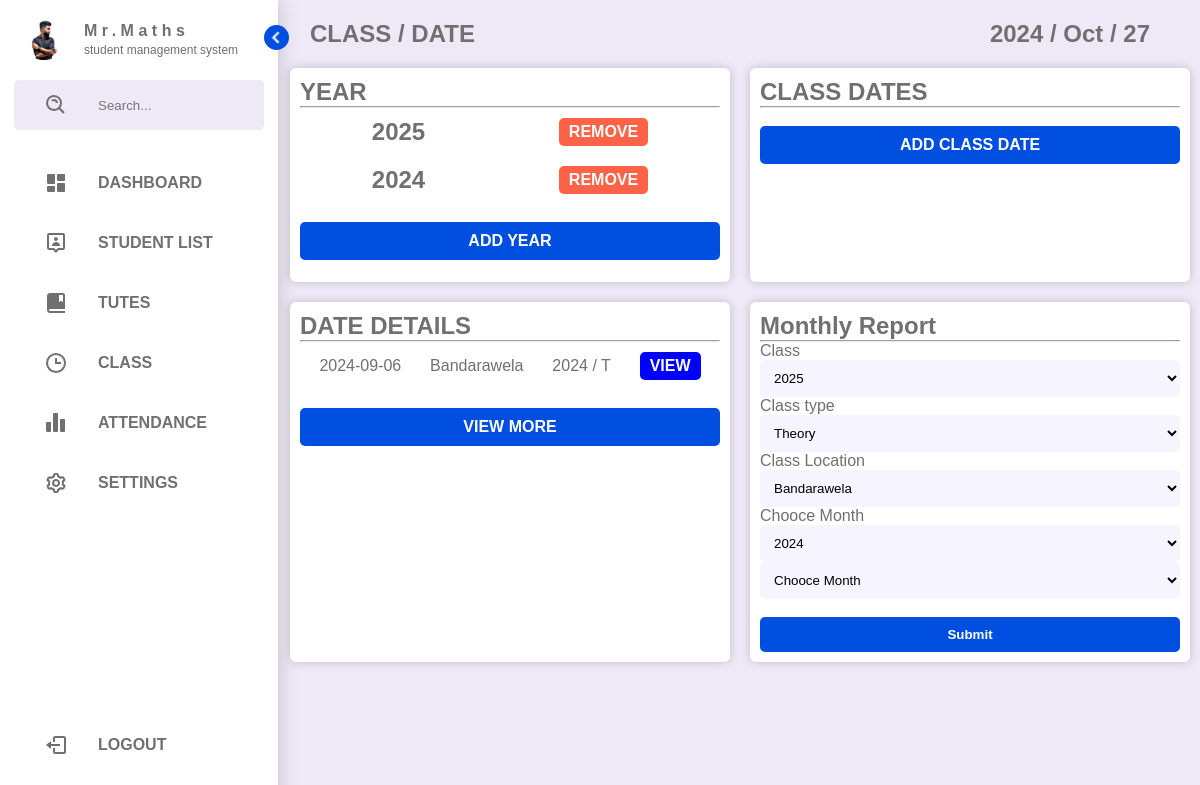
The app's page /add-class.php (signed in) with its own data.
### tables this page shows
CREATE TABLE `class` (
  `ID` int(255) NOT NULL,
  `Year` int(10) NOT NULL
);

CREATE TABLE `class_date` (
  `ID` int(255) NOT NULL,
  `Class` varchar(20) NOT NULL,
  `Location` varchar(100) NOT NULL,
  `Type` varchar(100) NOT NULL,
  `Date` varchar(100) NOT NULL
);

### add-class.php (the view, shortened to what this page needs)
<?php
include("includes/connection.php");
$today = date("Y-m-d");
$class_details = "SELECT * FROM `class_date` WHERE `Date` <= '{$today}' ORDER BY `Date` DESC LIMIT 3";
$class_details_result = mysqli_query($connection, $class_details);
$location_form_monthly = "SELECT * FROM `location`";
$location_form_monthly_result = mysqli_query($connection, $location_form_monthly);
$list_class = "SELECT * FROM `class` ORDER BY `Year` DESC LIMIT 3";
$list_class_result = mysqli_query($connection, $list_class);
$list_class_select = "SELECT * FROM `class` ORDER BY `Year` DESC LIMIT 3";
$list_class_select_result = mysqli_query($connection, $list_class_select);
?>
<!DOCTYPE html>
<html lang="en">
<head>
    <link rel="stylesheet" href="assect/css/style.css">
</head>
<body>
    <div class="webcontent">
        <?php
        include("includes/sidenav.php");
        ?>
        <section class="content">
            <div class="date">
                <h1> CLASS / DATE </h1>
                <h1> <?php echo date("Y / M / d"); ?> </h1>
            </div>
            <div class="indicators">
                <div class="box">
                    <h2> YEAR </h2>
                    <hr>
                    <?php
                    if (mysqli_num_rows($list_class_result) > 0) {
                        while ($list_Year = mysqli_fetch_assoc($list_class_result)) {
                            echo "
                            <div class='cl_list'>
                                <h2> {$list_Year['Year']} </h2>
                                <a href='add-class.php?remove_class={$list_Year['ID']}'     onclick='return confirmRemoval();'> REMOVE </a>
                            </div>
                            ";
                        }
                    }
                    ?>
                    <br>
                    <div class="box_link">
                        <p> <a href="#" id="add_year"> ADD YEAR </a> </p>
                    </div>
                </div>
                <div class="box">
                    <h2> CLASS DATES </h2>
                    <hr>
                    <br>
                    <div class="box_link">
                        <p> <a href="#" id="add_class"> ADD CLASS DATE </a> </p>
                    </div>
                </div>
                <div class="box">
                    <h2> DATE DETAILS </h2>
                    <hr>
                    <?php
                    if (mysqli_num_rows($class_details_result) > 0) {
                        while ($view_class = mysqli_fetch_assoc($class_details_result)) {
                            echo "
                            <div class='cl_list view'>
                                <p> {$view_class['Date']} </p>
                                <p> {$view_class['Location']} </p>
                                <p> {$view_class['Class']} / {$view_class['Type']} </p>
                                <a href='view-class-details.php?view_class={$view_class['ID']}'> VIEW </a>
                            </div>
                            ";
                        }
                    }
                    ?>
                    <br>
                    <div class="box_link">
                        <p> <a href="#" id="view_more"> VIEW MORE </a> </p>
                    </div>
                </div>
                <div class="box">
                    <h2> Monthly Report </h2>
                    <hr>
                    <form action="monthy-report.php" method="post">
                        <p>
                            <label for="date_class"> Class </label>
                            <select name="date_class" id="date_class" required>
                                <?php
                                if (mysqli_num_rows($list_class_select_result) > 0) {
                                    while ($fetchClass = mysqli_fetch_assoc($list_class_select_result)) {
                                        echo "<option value='{$fetchClass['Year']}'> {$fetchClass['Year']} </option>";
                                    }
                                }
                                ?>
                            </select>
                        </p>
                        <p>
                            <label for="class_type"> Class type </label>
                            <select name="class_type" id="class_type" required>
                                <option value="T"> Theory </option>
                            </select>
                        </p>
                        <p>
                            <label for="class_location"> Class Location </label>
                            <select name="class_location" id="class_location" required>
                                <?php
                                if (mysqli_num_rows($location_form_monthly_result) > 0) {
                                    while ($fetchLocation = mysqli_fetch_assoc($location_form_monthly_result)) {
                                        echo "<option value='{$fetchLocation['UID']}'> {$fetchLocation['location']} </option>";
                                    }
                                }
                                ?>
                            </select>
                        </p>
                        <p>
                            <label for="month_date"> Chooce Month </label>
                            <select name="yr" id="yr">
                                <option value="<?= date("Y"); ?>"> <?= date("Y"); ?> </option>
                            </select>
                            <select name="month_date" id="month_date" required>
                                <option value="">Chooce Month</option>
                            </select>
                        </p>
                        <br>
                        <p>
                            <input type="submit" value="Submit" name="monthly_submit">
                        </p>
                    </form>
                </div>
            </div>
        </section>
    </div>
</body>
</html>

### assect/css/style.css (style rules this page uses)
:root { --body-color: #efe9f7; --light-box: #fff; --primary: #004fe1; --primary_hover: #08a1f7; --primary-light: #f6f5ff; --toggle: #ddd; --text: #707070; --ligt-text: #ffffff; --shadow: #00000030; --tomato: tomato; --blue: blue; --skyblue: skyblue; --black-text: #000; --input-color: #000; --download: #695cfe; --tran-01: all 0.2s ease; --tran-02: all 0.3s ease; --tran-03: all 0.5s ease; }
* { margin: 0; padding: 0; font-family: sans-serif; }
body { background-color: var(--body-color); }
hr { border-color: var(--body-color); }
.webcontent { width: 100%; max-width: 1920px; margin: auto; overflow-x: hidden; }
.content { max-width: 1920px; height: 100vh; margin-left: 290px; margin-right: 10px; position: relative; transition: var(--tran-03); }
.indicators { width: 100%; display: grid; grid-template-columns: repeat(auto-fit, minmax(400px, 1fr)); grid-gap: 20px; padding: 20px 0; box-sizing: border-box; }
.indicators .box, .lg_box .box { background-color: var(--light-box); min-height: 150px; border-radius: 6px; padding: 10px; box-sizing: border-box; box-shadow: 0 0 10px var(--shadow); }
.indicators .box h2, .indicators .box p { color: var(--text); }
.date { display: flex; justify-content: space-between; align-items: center; padding: 0 20px; }
.date h1 { padding: 20px 20px 0 0; box-sizing: border-box; color: var(--text); }
.form form input, .box form input, .box form p select { width: 100%; padding: 10px; box-sizing: border-box; border: none; outline: none; border-radius: 5px; background-color: var(--primary-light); }
.box form input[type="submit"], .form form input[type="submit"] { background-color: var(--primary); color: var(--ligt-text); font-weight: bold; cursor: pointer; transition: var(--tran-02); }
.box .cl_list { padding: 10px; width: 100%; box-sizing: border-box; display: flex; justify-content: space-around; align-items: center; column-gap: 10px; }
.box .cl_list a { background-color: var(--tomato); color: var(--ligt-text); padding: 5px 10px; box-sizing: border-box; text-decoration: none; font-weight: bold; border-radius: 5px; transition: var(--tran-02); }
.box .view a { background-color: var(--blue); color: var(--ligt-text); }
.box_link p { position: relative; width: 100%; height: 50px; }
.box_link p a { position: absolute; width: 100%; background-color: var(--primary); padding: 10px; box-sizing: border-box; border-radius: 5px; text-align: center; font-weight: bold; color: var(--ligt-text); text-decoration: none; transition: var(--tran-02); }

### records on screen
class: Year "2025"
class: Year "2024"
class_date: Date "2024-09-06", Location "Bandarawela", Class "2024", Type "T"

### other values on screen
form field date_class "2025"
form field class_location "Bandarawela"
form field yr "2024"
